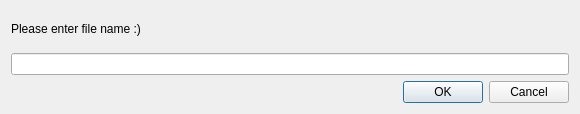
<?xml version="1.0" encoding="UTF-8"?>
<ui version="4.0">
 <class>EnterFileName</class>
 <widget class="QDialog" name="EnterFileName">
  <property name="geometry">
   <rect>
    <x>0</x>
    <y>0</y>
    <width>580</width>
    <height>114</height>
   </rect>
  </property>
  <property name="windowTitle">
   <string>Dialog</string>
  </property>
  <layout class="QVBoxLayout" name="verticalLayout">
   <item>
    <widget class="QLabel" name="label">
     <property name="text">
      <string>Please enter file name :)</string>
     </property>
    </widget>
   </item>
   <item>
    <widget class="QLineEdit" name="lineEdit"/>
   </item>
   <item>
    <widget class="QDialogButtonBox" name="buttonBox">
     <property name="orientation">
      <enum>Qt::Horizontal</enum>
     </property>
     <property name="standardButtons">
      <set>QDialogButtonBox::Cancel|QDialogButtonBox::Ok</set>
     </property>
    </widget>
   </item>
  </layout>
 </widget>
 <resources/>
 <connections>
  <connection>
   <sender>buttonBox</sender>
   <signal>accepted()</signal>
   <receiver>EnterFileName</receiver>
   <slot>accept()</slot>
   <hints>
    <hint type="sourcelabel">
     <x>248</x>
     <y>254</y>
    </hint>
    <hint type="destinationlabel">
     <x>157</x>
     <y>274</y>
    </hint>
   </hints>
  </connection>
  <connection>
   <sender>buttonBox</sender>
   <signal>rejected()</signal>
   <receiver>EnterFileName</receiver>
   <slot>reject()</slot>
   <hints>
    <hint type="sourcelabel">
     <x>316</x>
     <y>260</y>
    </hint>
    <hint type="destinationlabel">
     <x>286</x>
     <y>274</y>
    </hint>
   </hints>
  </connection>
 </connections>
</ui>
